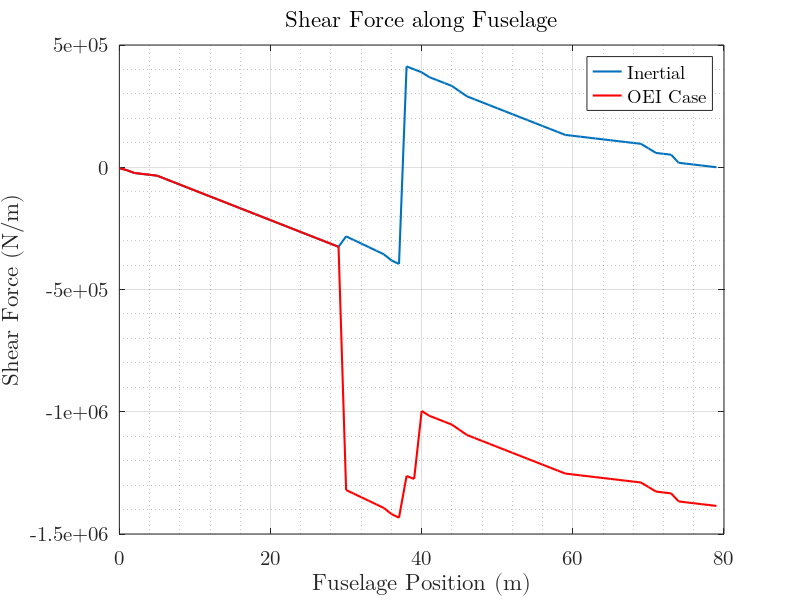
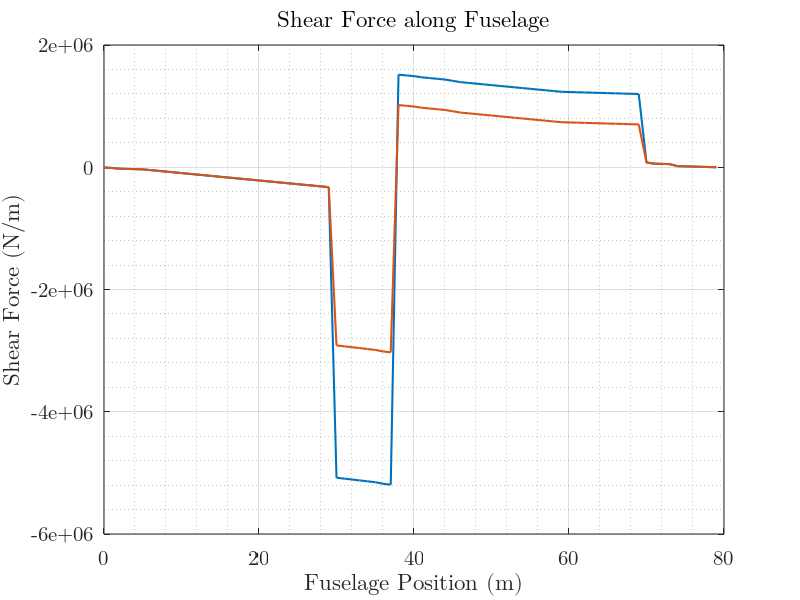
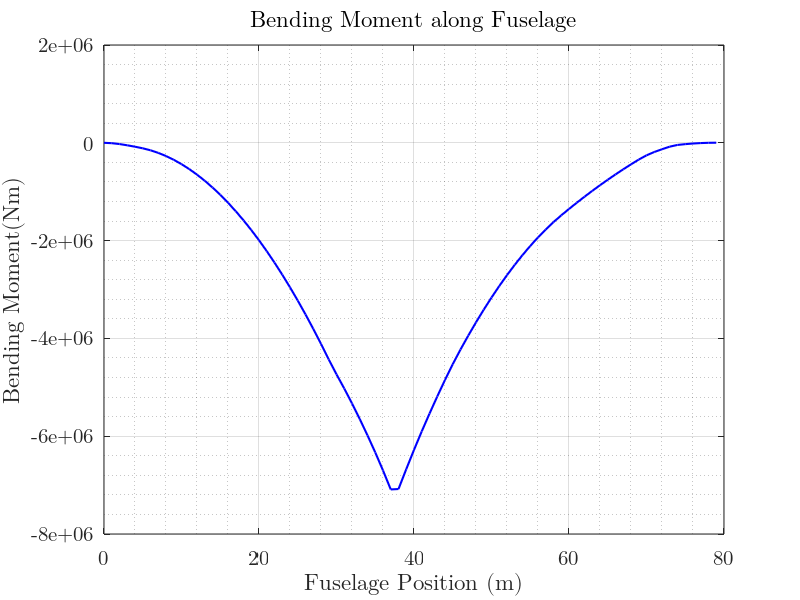
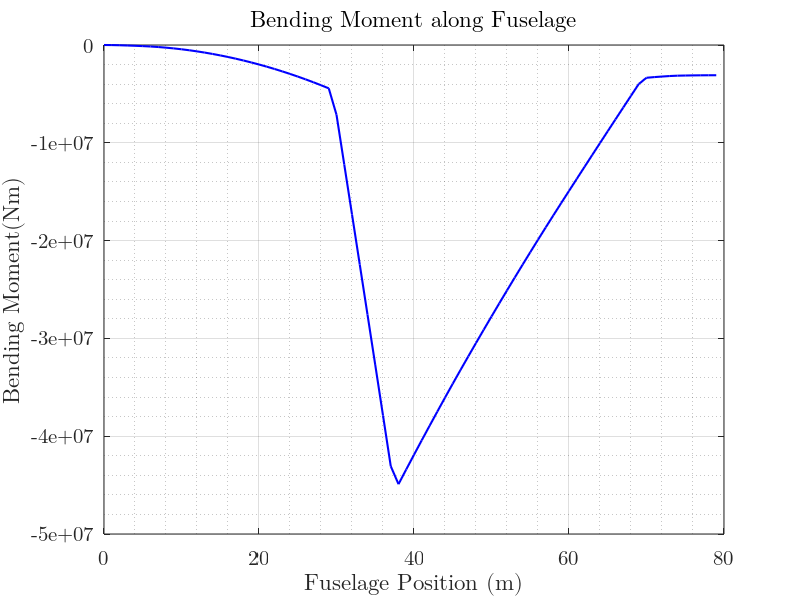

Write MATLAB code to recreate these figures, in order.
%%%%%%%%%%%%%%%%%%%%%%%%%%%%%%%%%%%%%%%%%%%%%%%%%%%%%%%%%%%%%%
%            SET DEFAULT PLOTTING PARAMETERS 
%%%%%%%%%%%%%%%%%%%%%%%%%%%%%%%%%%%%%%%%%%%%%%%%%%%%%%%%%%%%%%

close all;

set(0,'defaultfigurecolor',[1 1 1])
set(groot,'defaultAxesFontSize',15)
set(groot,'defaulttextfontsize',15)
set(groot,'defaultLineMarkerSize',4)
set(groot,'defaultLineLineWidth',3)
set(groot,'defaultAxesXGrid','on')
set(groot,'defaultAxesYGrid','on')
set(groot, 'DefaultAxesBox', 'off')
set(groot, 'defaultAxesFontName','Cambria Math')


%%%%%%%%%%%%%%%%%%%%%%%%%%%%%%%%%%%%%%%%%%%%%%%%%%%%%%%%%%%%%%
%           INERTIAL LOAD DISCRETISATION AND PLOTTING 
%%%%%%%%%%%%%%%%%%%%%%%%%%%%%%%%%%%%%%%%%%%%%%%%%%%%%%%%%%%%%%

lTot = 80;
DiscInterval = 5;
fuselageDisc = 0:DiscInterval:lTot;
cabinLow = 6.23;
cabinHigh = 60.48;
numberOfPoints = lTot/DiscInterval;

fuselagePoints = [];
fuselageWeight = 29744*9.81;
for i = 1:lTot
    fuselagePoints(i) = fuselageWeight/lTot;
    xDiscr(i) = i-1;
end

payloadPoints = [];
payloadWeight = 51879*9.81;

for i = 1:lTot
    if i<=6
        payloadPoints(i) = 0;
    elseif i>=61 
        payloadPoints(i) = 0;
    else 
        payloadPoints(i) = payloadWeight/lTot;
    end
end


furnishingPoints = [];
furnishingWeight = 17227*9.81;

for i = 1:lTot
    if i<=6
        furnishingPoints(i) = 0;
    elseif i>=61 
        furnishingPoints(i) = 0;
    else 
        furnishingPoints(i) = furnishingWeight/lTot;
    end
end

fuelPoints = [];
fuelWeight= 21000*9.81;

for i = 1:lTot
    if i<=31
        fuelPoints(i) = 0;
    elseif i>=39 
        fuelPoints(i) = 0;
    else 
        fuelPoints(i) = fuelWeight/lTot;
    end
end

components = {
    "Horizontal Tailplane", 2998, 75;
    "Vertical Tailplane", 1552.8, 72;
    "Nose Landing Gear", 486.52, 2;
    "Fuel Systems", 936, 46;
    "Flight Controls", 927, 47;
    "Installed APU", 1496, 71;
    "Instruments", 796.77, 3;
    "Hydraulic System", 271.9, 46;
    "Electronic System", 1037, 37;
    "Avionics", 697.64, 3;
    "Air Conditioning", 3593, 33; 
    "Anti Icing System", 757.9, 42;
    "Handling Gear", 113.3685, 33;
};

for i = 1:size(components)
    weights(i) = components{i, 2} * 9.81; % Mass (kg) * 9.81 to get weight (N)
    positions(i) = components{i, 3};      % x_cg position (m)
end

[uniquePositions, ~, idx] = unique(positions); % Unique positions and their indices
aggregatedWeights = accumarray(idx, weights); % Sum weights for each unique position



total = [];
for i = 1:lTot
    total(i) = fuselagePoints(i) + payloadPoints(i) + furnishingPoints(i) + fuelPoints(i);
end

%for i = 1:lTot
 %   total(i) = fuselagePoints(i)
%end



total(75) = total(75) + 2998*9.81; %HT
total(72) = total(72) + 1552.8*9.81; %VT
total(2) = total(2) + 486.52*9.81; %nose landing gear
total(46) = total(46) + 936*9.81; %fuel sus
total(47) = total(47) + 927*9.81; %flight controls
total(3) = total(3) + 796.77*9.81; %instruments
total(71) = total(71) + 1496*9.81; %APU
total(37) = total(37) + 1037*9.81; %Elec 
total(42) = total(42)+ 757.9*9.81; %anti icing

%{
figure;
plot(xDiscr, total*-1, 'b-', 'LineWidth', 1.5);

xlabel('Fuselage Position (m)','FontWeight','bold');
ylabel('Load (N/m)','FontWeight','bold');
title('Inertial Loads');
grid minor
%}

%%%%%%%%%%%%%%%%%%%%%%%%%%%%%%%%%%%%%%%%%%%%%%%%%%%%%%%
%           AIR LOAD PLOT
%%%%%%%%%%%%%%%%%%%%%%%%%%%%%%%%%%%%%%%%%%%%%%%%%%%%%%%


lTot = 79;
Sref = 115.1508; %HT
SrefWing = 469.44;
frontSparWP = 0.2;
backSparWP = 0.8;
frontSparTP = 0.2;
chordHT = 8.25;

wingWidth = 13.6; %chord
WingLE = 28.4779;
xPosFSW = WingLE+0.2*wingWidth;
xPosBSW = WingLE + 0.8*wingWidth;
xPosFST = 74.86; % Nadir

Vd = 192.4;
Va = 92.4;

rho = 1.225;
rhoC = 0.4592; % C cruise

MAC = 8.75;
Cm = -0.14;

%------------------- 3.75 --------------------------------
MoW = 3.75*Cm*(0.5*rhoC*Vd^2*SrefWing*MAC);
LHT = (-330800*9.81*(38.8831-30.86)+MoW)/(71.1-30.86);

A = [ xPosFSW	xPosBSW ;
        1	1];
B = [xPosFST*LHT*-1; LHT*-1];


X = linsolve(A,B);
forceRF = X(1);
forceRR = X(2);


aero =[];
aerofuselageDisc = fuselageDisc;
aerofuselageDisc(end+1) = xPosBSW;
aerofuselageDisc(end+1) = xPosFSW;
aerofuselageDisc(end+1) = xPosFST;

aerofuselageDisc = sort(aerofuselageDisc);

airXDiscr = xDiscr;
aero = zeros(lTot+1);
aero(39) = forceRR; % back wing spar
aero(31) = forceRF; %front wing spar
aero(71) = LHT; % HT ac
aero = aero(:,1);

%-----------------------------------------------------

%------------------- - 1.5 --------------------------------

MoW15 = -1.5*Cm*(0.5*rhoC*Va^2*SrefWing*MAC);
LHT15 = (-330800*9.81*(38.8831-30.86)+MoW15)/(71.1-30.86);

A = [ xPosFSW	xPosBSW ;
        1	1];
B = [xPosFST*LHT15*-1; LHT15*-1];

X15 = linsolve(A,B);
forceRF15 = X15(1);
forceRR15 = X15(2);

aero15 = zeros(lTot+1);
aero15(39) = forceRR15; % back wing spar
aero15(31) = forceRF15; %front wing spar
aero15(71) = LHT15; % HT ac
aero15 = aero15(:,1);


%-----------------------------------------------------

%{
figure;
plot(xDiscr, total*-1, 'b-', 'LineWidth', 1.5);

xlabel('Fuselage Position (m)','FontWeight','bold');
ylabel('Load (N/m)','FontWeight','bold');
title('Inertial Loads');
grid minor

hold on;
stem(xDiscr,aero, 'LineWidth', 3, 'Marker', 'none', 'Color', 'r');
xlabel('Fuselage Position (m)','FontWeight','bold');
ylabel('Load (N/m)','FontWeight','bold');

title('Total Loads');
%}



%%%%%%%%%%%%%%%%%%%%%%%%%%%%%%%%%%%%%%%%%%%%%%%%%%%%%%%%
%           SHEAR FORCE PLOT
%%%%%%%%%%%%%%%%%%%%%%%%%%%%%%%%%%%%%%%%%%%%%%%%%%%%%%%%



totalInertialLoad = sum(total);

for i = 1:length(total)
    inertialMomentArray(i) = total(i)*(i);
end

inertialMoment = sum(inertialMomentArray);

A = [ 31	39 ;
        1	1];
B = [inertialMoment; totalInertialLoad];


X = linsolve(A,B);
forceRFInert = X(1);
forceRRInert = X(2);

MomentRFInert = forceRFInert*xPosFSW;
MomentRRInert = forceRRInert*xPosBSW;



SparReactInertLoadTot =  total*-1;
SparReactInertLoadTot(31) = SparReactInertLoadTot(31) + forceRFInert;
SparReactInertLoadTot(39) = SparReactInertLoadTot(39) + forceRRInert;

SFInertial = [];
SFInertial(1) = SparReactInertLoadTot(1);
for i = 2:length(SparReactInertLoadTot)
    SFInertial(i) = SFInertial(i-1) + SparReactInertLoadTot(i);
end

SFAero = [];
SFAero(1) = aero(1);
for i = 2:length(aero)
    SFAero(i) = SFAero(i-1) + aero(i);
end

SFaero15 = [];
SFaero15(i) = aero15(i);
for i = 2:length(aero15)
    SFaero15(i) = SFaero15(i-1) + aero15(i);
end


OEI_Thrust = 290070; 
OEI_Position = 41;   
OEI_Force = 189800;
OEI_Arm = 20.5;
OEI_Moment = OEI_Force*OEI_Arm;

A = [31 39; 
     1  1]; 
B = [inertialMoment + OEI_Moment; 
     totalInertialLoad + OEI_Thrust];

X = linsolve(A, B);
forceRFInertOEI = X(1);
forceRRInertOEI = X(2);

SparReactInertLoadTot = total * -1; 

SparReactInertLoadTot(31) = SparReactInertLoadTot(31) - forceRFInertOEI;
SparReactInertLoadTot(39) = SparReactInertLoadTot(39) + forceRRInertOEI;

SparReactInertLoadTot(OEI_Position) = SparReactInertLoadTot(OEI_Position) + OEI_Thrust;

SF_OEI = [];
SF_OEI(1) = SparReactInertLoadTot(1);
for i = 2:length(SparReactInertLoadTot)
    SF_OEI(i) = SF_OEI(i-1) + SparReactInertLoadTot(i);
end




figure;
plot(xDiscr, SFInertial, 'LineWidth', 1.5);
hold on;
%plot(xDiscr, SFaero15, 'LineWidth', 1.5);
%hold on;
%plot(xDiscr, SFAero, 'LineWidth', 1.5);
%hold on;
plot(xDiscr, SF_OEI, 'r-', 'LineWidth', 1.5); % OEI case
xlabel('Fuselage Position (m)','FontWeight','bold');
ylabel('Shear Force (N/m)','FontWeight','bold');
title('Shear Force along Fuselage');
%legend('Inertial', 'Aero -1.5', 'aero 3.75','OEI Case');
legend('Inertial','OEI Case');
grid minor

%------------ both SF --------------------

SFTot375 = SFAero+SFInertial;
SFTot15 = SFaero15+SFInertial;

figure;
plot(xDiscr, SFTot375, 'LineWidth', 1.5);
hold on;
plot(xDiscr, SFTot15, 'LineWidth', 1.5);
xlabel('Fuselage Position (m)','FontWeight','bold');
ylabel('Shear Force (N/m)','FontWeight','bold');
title('Shear Force along Fuselage');
grid minor


%%%%%%%%%%%%%%%%%%%%%%%%%%%%%%%%%%%%%%%%%%%%%%%%%%%%%%%%
%          INERTIAL BENDING MOMENT PLOT 
%%%%%%%%%%%%%%%%%%%%%%%%%%%%%%%%%%%%%%%%%%%%%%%%%%%%%%%%



dBM = [];
dBM(1) = 0;
for i = 2:length(SFInertial)
    dBM(i) = ((SFInertial(i-1)*(xDiscr(i)-xDiscr(i-1))+SFInertial(i)*(xDiscr(i)-xDiscr(i-1)))/2);
end

BM = [];
BM(1) = dBM(1);
for i = 2:length(dBM)
    BM(i) = BM(i-1) + dBM(i);
end

BMInert = cumtrapz(SFInertial);

figure;
plot(xDiscr, BMInert, 'b-', 'LineWidth', 1.5);
xlabel('Fuselage Position (m)','FontWeight','bold');
ylabel('Bending Moment(Nm)','FontWeight','bold');
title('Bending Moment along Fuselage');
grid minor


%%%%%%%%%%%%%%%%%%%%%%%%%%%%%%%%%%%%%%%%%%%%%%%%%%%%%%%%
%          AIR BENDING MOMENT PLOT 
%%%%%%%%%%%%%%%%%%%%%%%%%%%%%%%%%%%%%%%%%%%%%%%%%%%%%%%%

BMAero = cumtrapz(SFAero);

figure;
plot(xDiscr, BMAero, 'b-', 'LineWidth', 1.5);
xlabel('Fuselage Position (m)','FontWeight','bold');
ylabel('Bending Moment(Nm)','FontWeight','bold');
title('Bending Moment along Fuselage');
grid minor

%%%%%%%%%%%%%%%%%%%%%%%%%%%%%%%%%%%%%%%%%%%%%%%%%%%%%%%%
%          AIR AND INERTIAL BENDING MOMENT PLOT 
%%%%%%%%%%%%%%%%%%%%%%%%%%%%%%%%%%%%%%%%%%%%%%%%%%%%%%%%

BMTot = BMAero+BMInert;

plot(xDiscr, BMTot, 'b-', 'LineWidth', 1.5);
xlabel('Fuselage Position (m)','FontWeight','bold');
ylabel('Bending Moment(Nm)','FontWeight','bold');
title('Bending Moment along Fuselage');
grid minor


%%%%%%%%%%%%%%%%%%%%%%%%%%%%%%%%%%%%%%%%%%%%%%
%           GEAR LOAD PLOT
%%%%%%%%%%%%%%%%%%%%%%%%%%%%%%%%%%%%%%%%%%%%%%%



MTOW = 330800;
MaxLandingMass = MTOW*0.85;
landingLoad = 2.18*MaxLandingMass*9.81;
GearReaction = landingLoad;

gearXDiscr = xDiscr;
gear = zeros(lTot);
gear(39) = GearReaction; % back wing spar

  
%{
figure;
plot(gearXDiscr, gear, 'b-', 'LineWidth', 1.5);
xlabel('Fuselage Position (m)','FontWeight','bold');
ylabel('Landing Gear Load (N/m)','FontWeight','bold');
title('Gear Reaction Load');
grid minor

%}

%%%%%%%%%%%%%%%%%%%%%%%%%%%%%%%%%%%%%%%%%%%%%%%%%%%%%%%%
%          GEAR SHEAR FORCE
%%%%%%%%%%%%%%%%%%%%%%%%%%%%%%%%%%%%%%%%%%%%%%%%%%%%%%%%
    








